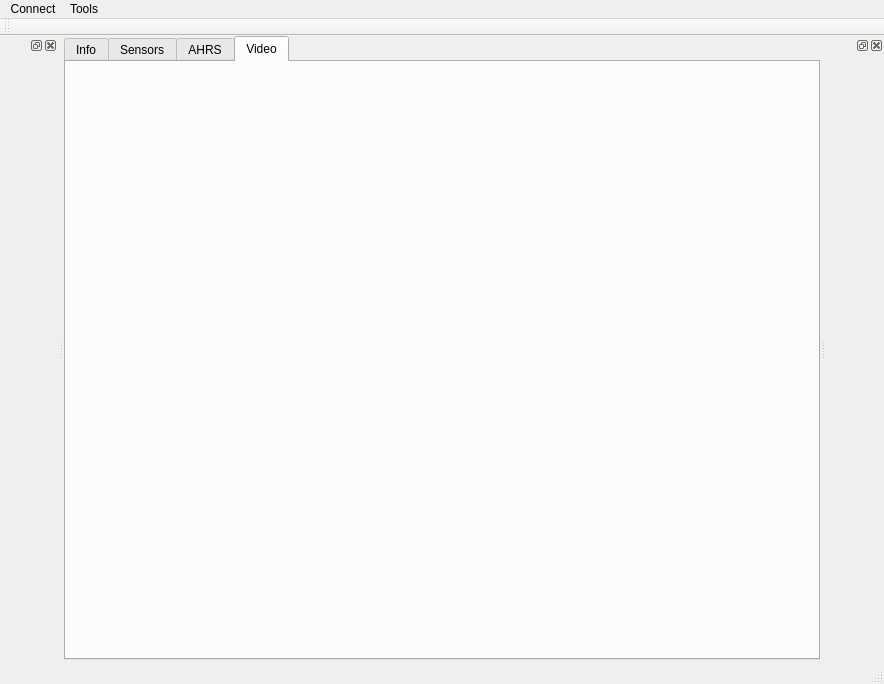
<?xml version="1.0" encoding="UTF-8"?>
<ui version="4.0">
 <class>GSClass</class>
 <widget class="QMainWindow" name="GSClass">
  <property name="geometry">
   <rect>
    <x>0</x>
    <y>0</y>
    <width>884</width>
    <height>684</height>
   </rect>
  </property>
  <property name="windowTitle">
   <string>GS</string>
  </property>
  <widget class="QWidget" name="centralWidget">
   <layout class="QVBoxLayout" name="verticalLayout_3">
    <property name="spacing">
     <number>2</number>
    </property>
    <property name="leftMargin">
     <number>0</number>
    </property>
    <property name="topMargin">
     <number>0</number>
    </property>
    <property name="rightMargin">
     <number>0</number>
    </property>
    <property name="bottomMargin">
     <number>0</number>
    </property>
    <item>
     <widget class="QTabWidget" name="tab_2">
      <property name="currentIndex">
       <number>3</number>
      </property>
      <widget class="QWidget" name="info_tab">
       <attribute name="title">
        <string>Info</string>
       </attribute>
      </widget>
      <widget class="QWidget" name="sensors_tab">
       <attribute name="title">
        <string>Sensors</string>
       </attribute>
       <layout class="QVBoxLayout" name="verticalLayout">
        <property name="spacing">
         <number>0</number>
        </property>
        <property name="leftMargin">
         <number>0</number>
        </property>
        <property name="topMargin">
         <number>0</number>
        </property>
        <property name="rightMargin">
         <number>0</number>
        </property>
        <property name="bottomMargin">
         <number>0</number>
        </property>
        <item>
         <widget class="Sensors" name="sensors" native="true"/>
        </item>
       </layout>
      </widget>
      <widget class="QWidget" name="uav_inertial_tab">
       <attribute name="title">
        <string>AHRS</string>
       </attribute>
       <layout class="QVBoxLayout" name="verticalLayout_2">
        <property name="spacing">
         <number>0</number>
        </property>
        <property name="leftMargin">
         <number>0</number>
        </property>
        <property name="topMargin">
         <number>0</number>
        </property>
        <property name="rightMargin">
         <number>0</number>
        </property>
        <property name="bottomMargin">
         <number>0</number>
        </property>
        <item>
         <widget class="UAV_Inertial" name="uav_inertial" native="true"/>
        </item>
       </layout>
      </widget>
      <widget class="Video_Stream" name="video_tab">
       <attribute name="title">
        <string>Video</string>
       </attribute>
      </widget>
     </widget>
    </item>
    <item>
     <widget class="GL_Widget" name="widget" native="true">
      <property name="maximumSize">
       <size>
        <width>1</width>
        <height>1</height>
       </size>
      </property>
     </widget>
    </item>
   </layout>
  </widget>
  <widget class="QMenuBar" name="menuBar">
   <property name="geometry">
    <rect>
     <x>0</x>
     <y>0</y>
     <width>884</width>
     <height>25</height>
    </rect>
   </property>
   <widget class="QMenu" name="menuConnect">
    <property name="title">
     <string>Connect</string>
    </property>
    <addaction name="action_connect_uav"/>
    <addaction name="action_connect_uav_ah"/>
    <addaction name="action_connect_simulator"/>
    <addaction name="separator"/>
   </widget>
   <widget class="QMenu" name="menuTools">
    <property name="title">
     <string>Tools</string>
    </property>
    <addaction name="action_setup_motors"/>
   </widget>
   <addaction name="menuConnect"/>
   <addaction name="menuTools"/>
  </widget>
  <widget class="QToolBar" name="mainToolBar">
   <attribute name="toolBarArea">
    <enum>TopToolBarArea</enum>
   </attribute>
   <attribute name="toolBarBreak">
    <bool>false</bool>
   </attribute>
  </widget>
  <widget class="QStatusBar" name="statusBar"/>
  <widget class="QDockWidget" name="dockWidget">
   <attribute name="dockWidgetArea">
    <number>2</number>
   </attribute>
   <widget class="Input_Widget" name="input"/>
  </widget>
  <widget class="QDockWidget" name="dockWidget_2">
   <attribute name="dockWidgetArea">
    <number>1</number>
   </attribute>
   <widget class="PID_Widget" name="pids"/>
  </widget>
  <action name="action_connect_uav">
   <property name="text">
    <string>UAV</string>
   </property>
  </action>
  <action name="action_connect_simulator">
   <property name="text">
    <string>Simulator</string>
   </property>
  </action>
  <action name="action_connect_uav_ah">
   <property name="text">
    <string>UAV ah</string>
   </property>
  </action>
  <action name="action_setup_motors">
   <property name="text">
    <string>Setup Motors</string>
   </property>
  </action>
 </widget>
 <layoutdefault spacing="6" margin="11"/>
 <customwidgets>
  <customwidget>
   <class>Sensors</class>
   <extends>QWidget</extends>
   <header>Sensors.h</header>
   <container>1</container>
  </customwidget>
  <customwidget>
   <class>UAV_Inertial</class>
   <extends>QWidget</extends>
   <header>UAV_Inertial.h</header>
   <container>1</container>
  </customwidget>
  <customwidget>
   <class>GL_Widget</class>
   <extends>QWidget</extends>
   <header>GL_Widget.h</header>
   <container>1</container>
  </customwidget>
  <customwidget>
   <class>Video_Stream</class>
   <extends>QWidget</extends>
   <header>Video_Stream.h</header>
   <container>1</container>
  </customwidget>
  <customwidget>
   <class>Input_Widget</class>
   <extends>QWidget</extends>
   <header>Input_Widget.h</header>
   <container>1</container>
  </customwidget>
  <customwidget>
   <class>PID_Widget</class>
   <extends>QWidget</extends>
   <header>PID_Widget.h</header>
   <container>1</container>
  </customwidget>
 </customwidgets>
 <resources/>
 <connections/>
</ui>
